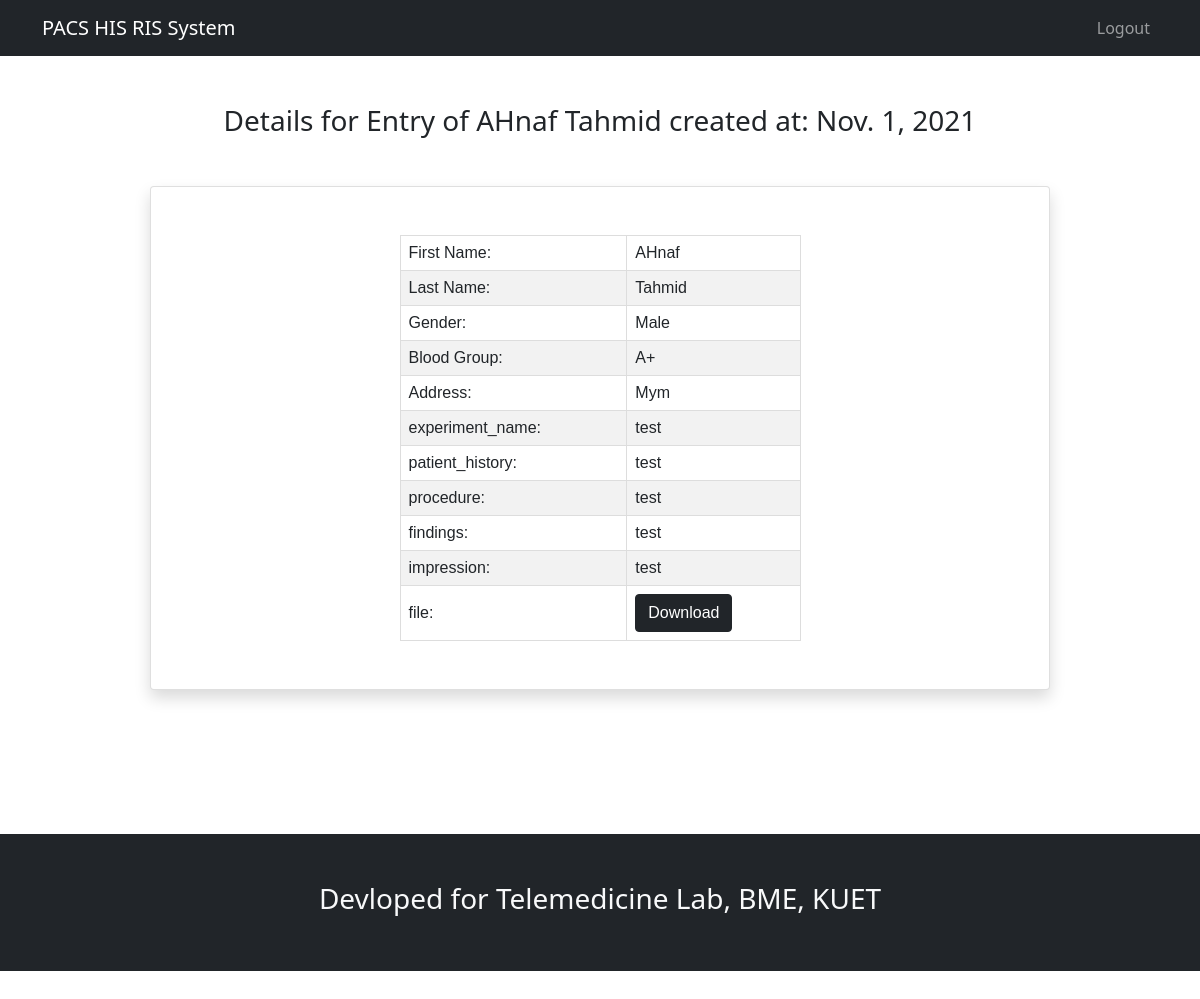
Page /lab_operator/previous_entry_details/1 (signed in) on the committed database.
### lab_operator/models.py (models this page shows, shortened)
class Radiological_Data(models.Model):
    patient = models.ForeignKey(User,on_delete=models.CASCADE,verbose_name="Patient Assigned",related_name="data_of_patient")
    operator = models.ForeignKey(User,on_delete=models.CASCADE,related_name="uploaded_by_operator")
    experiment_name = models.CharField(max_length=200,verbose_name="Experiment Name",blank=False,null=False)
    patient_history = models.CharField(max_length=10000,verbose_name="Patient History",blank=False,null=False)
    procedure = models.CharField(max_length=10000,verbose_name="Experiment Procedure",blank=False,null=False)
    findings = models.CharField(max_length=10000,verbose_name="Findings",blank=False,null=False)
    impression = models.CharField(max_length=10000,verbose_name="Impression",blank=True,null=True)
    file = models.FileField(upload_to=user_directory_path)
    upload_date =  models.DateField(default=str(date.today()),editable=False)

### accounts/models.py (models this page shows, shortened)
class User(AbstractUser):
    first_name = models.CharField(max_length=50,blank=False,null=False,help_text ="Please Enter Your First Name")
    last_name = models.CharField(max_length=50,blank=False,null=False,help_text ="Please Enter Your Last/Given Name")
    phone = models.CharField(max_length=11,blank=False,null=False,primary_key=True,help_text ="Please Enter Your Phone number. eg: 01700000000")
    address = models.CharField(max_length=200,blank=False,null=False,help_text ="Please Enter Your Residential Address")
    gender = models.CharField(choices=[("M","Male"),("F","Female"),("Other","Other")],blank=False,null=False,max_length=10)
    blood_group = models.CharField(choices=[("A+","A+"),("A-","A-"),("B+","B+"),("B-","B-"),("AB+","AB+"),("AB-","AB-"),("O+","O+"),("O-","O-")],max_length=5)
    is_doctor = models.BooleanField(default=False,verbose_name="Is a Doctor")
    is_labop = models.BooleanField(default=False,verbose_name="Is a Lab Operator")

### lab_operator/views.py (the view, shortened to what this page needs)
# urls.py: path("previous_entry_details/<int:id>",previous_entry_details,name="previous_entry_details"),
@login_required(login_url="/../accounts/login")
def previous_entry_details(request,id):
    if request.user.is_labop:
        entry = Radiological_Data.objects.get(id=id)
        download_path =  "media/" + str(entry.file)
        return render(request,"lab_operator/previous_upload_details.html",{"entry":entry,"download_path":download_path})

### lab_operator/templates/lab_operator/previous_upload_details.html (shortened to what this page needs)
{% extends "base.html" %} {% block content %}
<center>
    <h3 class="my-5"> Details for Entry of {{entry.patient.first_name }} {{entry.patient.last_name }} created at: {{ entry.upload_date }}</h3>
</center>
<div class="container card p-5 shadow bg-body rounded w-75">
    <center>
        <table id="patient_details">
            <tr>
                <td> First Name: </td>
                <td> {{entry.patient.first_name}} </td>
            </tr>
            <tr>
                <td> Last Name: </td>
                <td> {{entry.patient.last_name}} </td>
            </tr>
            <tr>
                <td> Gender: </td>
                <td> {{entry.patient.gender}} </td>
            </tr>
            <tr>
                <td> Blood Group: </td>
                <td> {{entry.patient.blood_group}} </td>
            </tr>
            <tr>
                <td> Address: </td>
                <td> {{entry.patient.address}} </td>
            </tr>
            <tr>
                <td> experiment_name: </td>
                <td> {{entry.experiment_name}} </td>
            </tr>
            <tr>
                <td> patient_history: </td>
                <td> {{entry.patient_history}} </td>
            </tr>
            <tr>
                <td> procedure: </td>
                <td> {{entry.procedure}} </td>
            </tr>
            <tr>
                <td> findings: </td>
                <td> {{entry.findings}} </td>
            </tr>
            <tr>
                <td> impression: </td>
                <td> {{entry.impression}} </td>
            </tr>
            <tr>
                <td> file: </td>
                <td> <button class="btn btn-dark"> <a href="/../../{{ download_path }}" class="text-decoration-none text-white"> Download </a>  </button> </td>
            </tr>
        </table>
    </center>
</div>
{% endblock %}

### lab_operator/templates/lab_operator/previous_upload_details.html (style rules this page uses)
#patient_details { font-family: Arial, Helvetica, sans-serif; border-collapse: collapse; width: 50%; }
#patient_details td, #patient_details th { border: 1px solid #ddd; padding: 8px; }
#patient_details tr:nth-child(even) { background-color: #f2f2f2; }

### rows in the picture
Radiological_Data: patient.first_name "AHnaf", patient.last_name "Tahmid", upload_date "Nov. 1, 2021", patient.gender "Male", patient.blood_group "A+", patient.address "Mym", experiment_name "test", patient_history "test", procedure "test", findings "test", impression "test"
